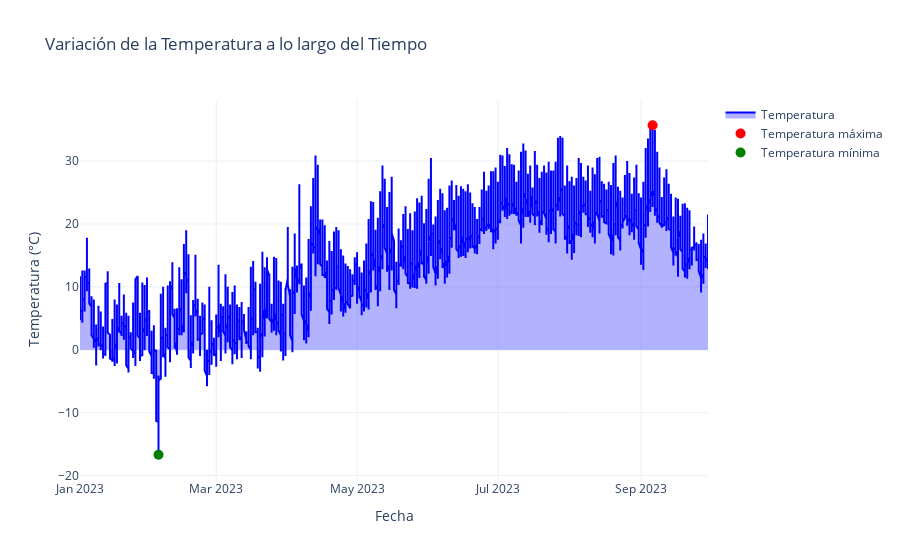

The code cell stored with this chart in its notebook:
### Code cell
import plotly.graph_objects as go

# Creamos el gráfico de área con Plotly
fig = go.Figure()

# Área de temperatura
fig.add_trace(go.Scatter(x=climate['Date'], y=climate['Temperature (°C)'],
                         mode='lines',
                         fill='tozeroy',  # Relleno hasta el eje y=0
                         fillcolor='rgba(0, 0, 255, 0.3)',  # Color del área
                         line=dict(color='blue'),  # Color de la línea
                         name='Temperatura'))

# Identificamos los puntos más altos y más bajos
max_temperature_date = climate.loc[climate['Temperature (°C)'].idxmax(), 'Date']
max_temperature_value = climate['Temperature (°C)'].max()
min_temperature_date = climate.loc[climate['Temperature (°C)'].idxmin(), 'Date']
min_temperature_value = climate['Temperature (°C)'].min()

# Añadimos marcadores para los puntos de temperatura máxima y mínima
fig.add_trace(go.Scatter(x=[max_temperature_date], y=[max_temperature_value],
                         mode='markers',
                         marker=dict(color='red', size=10),
                         name='Temperatura máxima'))
fig.add_trace(go.Scatter(x=[min_temperature_date], y=[min_temperature_value],
                         mode='markers',
                         marker=dict(color='green', size=10),
                         name='Temperatura mínima'))

# Configuramos el diseño del gráfico
fig.update_layout(
    title='Variación de la Temperatura a lo largo del Tiempo',
    xaxis_title='Fecha',
    yaxis_title='Temperatura (°C)',
    template='plotly_white'
)

# Mostramos el gráfico
fig.show()

### Figure 1 — Plotly figure (JSON) as saved in the notebook; plotly's stock layout.template omitted (floating-point values rounded to 4 significant figures; data arrays with more than 128 entries replaced by an {"elided": "..."} marker saying what was removed)
{"data": [{"fill": "tozeroy", "fillcolor": "rgba(0, 0, 255, 0.3)", "line": {"color": "blue"}, "mode": "lines", "name": "Temperatura", "type": "scatter", "x": {"elided": "6552 str values"}, "y": {"elided": "6552 float values"}}, {"marker": {"color": "red", "size": 10}, "mode": "markers", "name": "Temperatura máxima", "type": "scatter", "x": ["2023-09-06T00:00:00"], "y": [35.7]}, {"marker": {"color": "green", "size": 10}, "mode": "markers", "name": "Temperatura mínima", "type": "scatter", "x": ["2023-02-04T00:00:00"], "y": [-16.7]}], "layout": {"title": {"text": "Variación de la Temperatura a lo largo del Tiempo"}, "xaxis": {"title": {"text": "Fecha"}}, "yaxis": {"title": {"text": "Temperatura (°C)"}}}}
